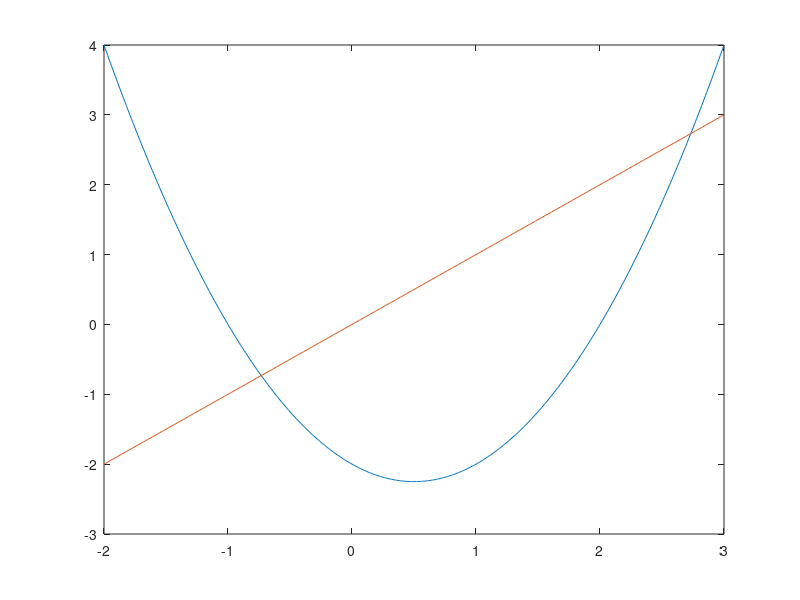

Reproduce this figure in MATLAB. (Note: this script raises an error after producing the figure.)
%% Define implicit function
func_implicit = @(x) x.^2-x-2;

%%
% define x vector
x = [-2:0.01:3];
% calcualte y values
y = func_implicit(x);

%%
% I'm plotting functions
plot(x,y); hold on
plot(x,x)
% plot(x,zeros(1,length(x)))
yline(0)
xline(0)

legend(["Quadratic","Linear"])
% legend show

xlabel("x")
ylabel("f(x)")
title("Practice Plot")

hold off
